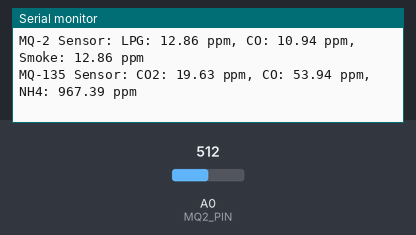
Simulated run of this sketch. Board: ESP8266 (NodeMCU). Shown: the last lines printed to the serial monitor. The test bench sets the inputs (shaded band); at power-on: A0 (MQ2_PIN) = 512.

Above: at 1.2 s.
1.3 s: A0 (MQ2_PIN) set to 1023
At 5.8 s:
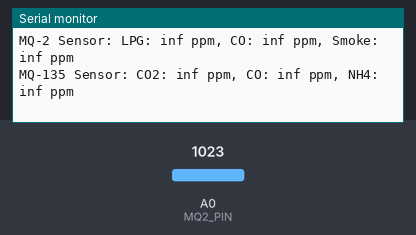
6.5 s: A0 (MQ2_PIN) set to 900
At 11.6 s:
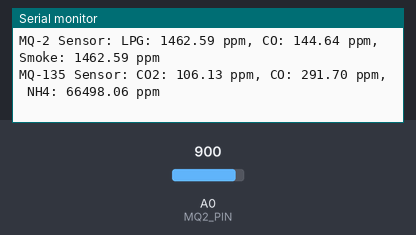

Measured:
- after the input at 1.3 s, the serial monitor: prints a new line after 3.8 s (image 1)
- after the input at 6.5 s, the serial monitor: prints a new line after 3.6 s (image 2)

The sketch:

mq2_esp8266.ino
```cpp
// Include the Wire library for I2C communication
#include <Wire.h>

// Define the I2C pins for ESP8266
#define SDA_PIN 5 // GPIO5
#define SCL_PIN 4 // GPIO4

// Define the analog pins for MQ-2 and MQ-135 sensors
#define MQ2_PIN A0 // ADC0
#define MQ135_PIN SDA // GPIO4

// Define the calibration values for MQ-2 and MQ-135 sensors
// You can adjust these values according to your sensor datasheet or experiment
#define MQ2_RO 10 // MQ-2 resistance in clean air
#define MQ135_RO 76.63 // MQ-135 resistance in clean air

// Define the constants for gas calculation formulas
// You can adjust these values according to your sensor datasheet or experiment
#define MQ2_LPG 0.42 // LPG curve slope
#define MQ2_CO 0.77 // CO curve slope
#define MQ2_SMOKE 0.42 // Smoke curve slope
#define MQ135_CO2 0.358 // CO2 curve slope
#define MQ135_CO 1.178 // CO curve slope
#define MQ135_NH4 0.47 // NH4 curve slope

// Define the serial baud rate
#define BAUD_RATE 9600

// Initialize the variables for storing sensor values
float mq2_volt = 0;
float mq2_rs = 0;
float mq2_ratio = 0;
float mq2_lpg = 0;
float mq2_co = 0;
float mq2_smoke = 0;

float mq135_volt = 0;
float mq135_rs = 0;
float mq135_ratio = 0;
float mq135_co2 = 0;
float mq135_co = 0;
float mq135_nh4 = 0;

void setup() {
  // Start the serial communication
  Serial.begin(BAUD_RATE);

  // Start the I2C communication with custom pins
  Wire.begin(SDA_PIN, SCL_PIN);
}

void loop() {
  // Read the analog value from MQ-2 sensor
  mq2_volt = analogRead(MQ2_PIN) * (5.0 / 1023.0);

  // Calculate the resistance of the sensor
  mq2_rs = (5.0 - mq2_volt) / mq2_volt;

  // Calculate the ratio of the sensor resistance in clean air
  mq2_ratio = mq2_rs / MQ2_RO;

  // Calculate the gas concentrations using the formulas from datasheet
  mq2_lpg = pow(10, ((log10(mq2_ratio) - log10(MQ2_LPG)) / (-MQ2_LPG)) + log10(MQ2_LPG));
  mq2_co = pow(10, ((log10(mq2_ratio) - log10(MQ2_CO)) / (-MQ2_CO)) + log10(MQ2_CO));
  mq2_smoke = pow(10, ((log10(mq2_ratio) - log10(MQ2_SMOKE)) / (-MQ2_SMOKE)) + log10(MQ2_SMOKE));

  // Read the analog value from MQ-135 sensor
  mq135_volt = analogRead(MQ135_PIN) * (5.0 / 1023.0);

  // Calculate the resistance of the sensor
  mq135_rs = (5.0 - mq135_volt) / mq135_volt;

  // Calculate the ratio of the sensor resistance in clean air
  mq135_ratio = mq135_rs / MQ135_RO;

  // Calculate the gas concentrations using the formulas from datasheet
  mq135_co2 = pow(10, ((log10(mq135_ratio) - log10(MQ135_CO2)) / (-MQ135_CO)) + log10(MQ135_CO));
  mq135_co = pow(10, ((log10(mq135_ratio) - log10(MQ135_CO)) / (-MQ135_CO)) + log10(MQ135_CO));
  mq135_nh4 = pow(10, ((log10(mq135_ratio) - log10(MQ135_NH4)) / (-MQ135_NH4)) + log10(MQ135_NH4));

  // Print the sensor values to serial monitor
  Serial.print("MQ-2 Sensor: ");
  Serial.print("LPG: ");
  Serial.print(mq2_lpg);
  Serial.print(" ppm, ");
  Serial.print("CO: ");
  Serial.print(mq2_co);
  Serial.print(" ppm, ");
  Serial.print("Smoke: ");
  Serial.print(mq2_smoke);
  Serial.println(" ppm");

  Serial.print("MQ-135 Sensor: ");
  Serial.print("CO2: ");
  Serial.print(mq135_co2);
  Serial.print(" ppm, ");
  Serial.print("CO: ");
  Serial.print(mq135_co);
  Serial.print(" ppm, ");
  Serial.print("NH4: ");
  Serial.print(mq135_nh4);
  Serial.println(" ppm");

  // Wait for a second before reading again
  delay(5000);
}
```
